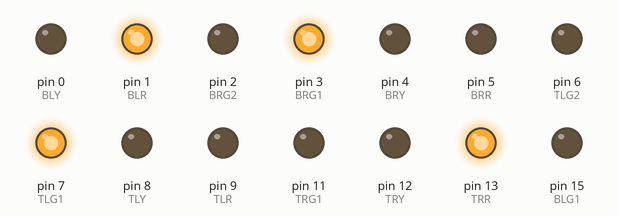
The sketch below on a simulated Arduino Uno, built with avr-gcc and run on an emulated ATmega328P. Parts: output pins drawn as LEDs (lit = HIGH).

Above: at 1.6 s.
At 3.3 s:
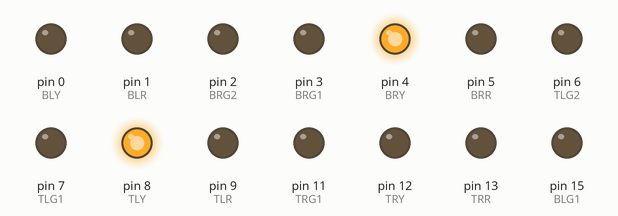
At 5.1 s:
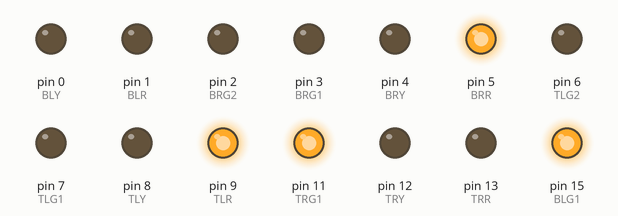
At 6.8 s:
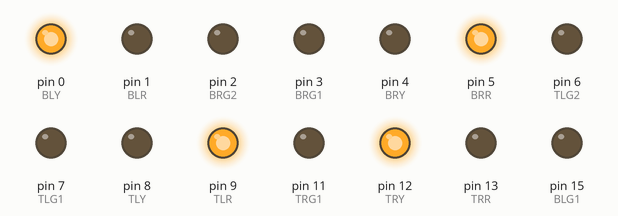
Timing chart, 0 to 9.7 s (numbered marks = the images above):
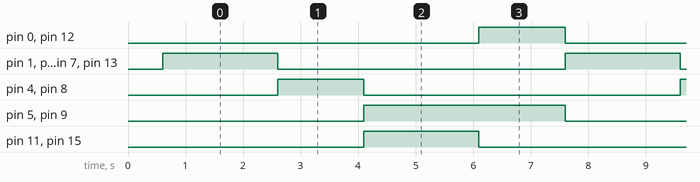

The sketch:

Traffic_Light_Control.ino
```cpp
#define BLY    0
#define BLR    1
#define BRG2    2
#define BRG1    3
#define BRY    4
#define BRR    5
#define TLG2    6
#define TLG1    7
#define TLY    8
#define TLR   9
#define TRG2   10
#define TRG1   11
#define TRY   12
#define TRR   13
#define BLG2   14
#define BLG1   15

void All_Off();

void setup() {
  // put your setup code here, to run once:
  pinMode(BLY,OUTPUT);
  pinMode(BLR,OUTPUT);
  pinMode(BRG2,OUTPUT);
  pinMode(BRG1,OUTPUT);
  pinMode(BRY,OUTPUT);
  pinMode(BRR,OUTPUT);
  pinMode(TLG2,OUTPUT);
  pinMode(TLG1,OUTPUT);
  pinMode(TLY,OUTPUT);
  pinMode(TLR,OUTPUT);
  pinMode(TRG2,OUTPUT);
  pinMode(TRG1,OUTPUT);
  pinMode(TRY,OUTPUT);
  pinMode(TRR,OUTPUT);
  pinMode(BLG2,OUTPUT);
  pinMode(BLG1,OUTPUT);

  delay(300);

  All_Off();

  delay(300);

//  digitalWrite(TLG2,HIGH);
//  digitalWrite(TRG2,HIGH);
//  digitalWrite(BRG2,HIGH);
//  digitalWrite(BLG2,HIGH);

}

void loop() {
  // put your main code here, to run repeatedly:
  digitalWrite(TLG1,HIGH);
  digitalWrite(BRG1,HIGH);
  digitalWrite(TRR,HIGH);
  digitalWrite(BLR,HIGH);
  digitalWrite(BRR,LOW);
  digitalWrite(TRG1,LOW);
  delay(2000);
  All_Off();
  digitalWrite(TLG1,LOW);
  digitalWrite(BRG1,LOW);
  digitalWrite(TLY,HIGH);
  digitalWrite(BRY,HIGH);

  delay(1500);
  All_Off();
  digitalWrite(TLY,LOW);
  digitalWrite(BRY,LOW);
  digitalWrite(TRR,LOW);
  digitalWrite(BLR,LOW);
  digitalWrite(TLR,HIGH);
  digitalWrite(BRR,HIGH);
  digitalWrite(TRG1,HIGH);
  digitalWrite(BLG1,HIGH);
  delay(2000);
  All_Off();
  digitalWrite(TRY,HIGH);
  digitalWrite(BLY,HIGH);
  digitalWrite(TLR,HIGH);
  digitalWrite(BRR,HIGH);
  delay(1500);
  All_Off();

}

void All_Off(){
  digitalWrite(BLY,LOW);
  digitalWrite(BLR,LOW);
  digitalWrite(BRG2,LOW);
  digitalWrite(BRG1,LOW);
  digitalWrite(BRY,LOW);
  digitalWrite(BRR,LOW);
  digitalWrite(TLG2,LOW);
  digitalWrite(TLG1,LOW);
  digitalWrite(TLY,LOW);
  digitalWrite(TLR,LOW);
  digitalWrite(TRG2,LOW);
  digitalWrite(TRG1,LOW);
  digitalWrite(TRY,LOW);
  digitalWrite(TRR,LOW);
  digitalWrite(BLG2,LOW);
  digitalWrite(BLG1,LOW);
}
```

Measured:
- by itself, pin 0 (BLY), pin 4 (BRY), pin 8 (TLY), pin 12 (TRY): alternates HIGH for 1.5 s and LOW for 5.5 s
- by itself, pin 1 (BLR), pin 3 (BRG1), pin 7 (TLG1), pin 11 (TRG1), pin 13 (TRR), pin 15 (BLG1): alternates HIGH for 2.0 s and LOW for 5.0 s
- by itself, pin 5 (BRR), pin 9 (TLR): alternates HIGH for 3.5 s and LOW for 3.5 s
